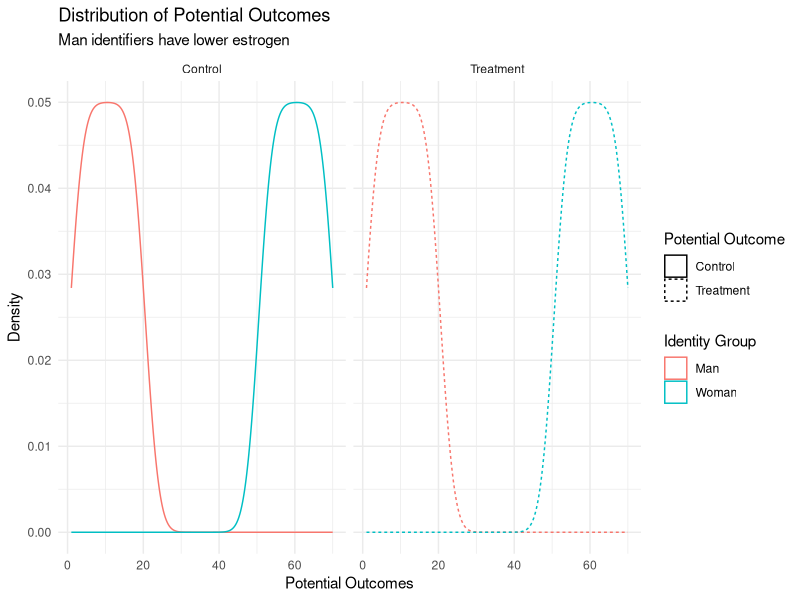
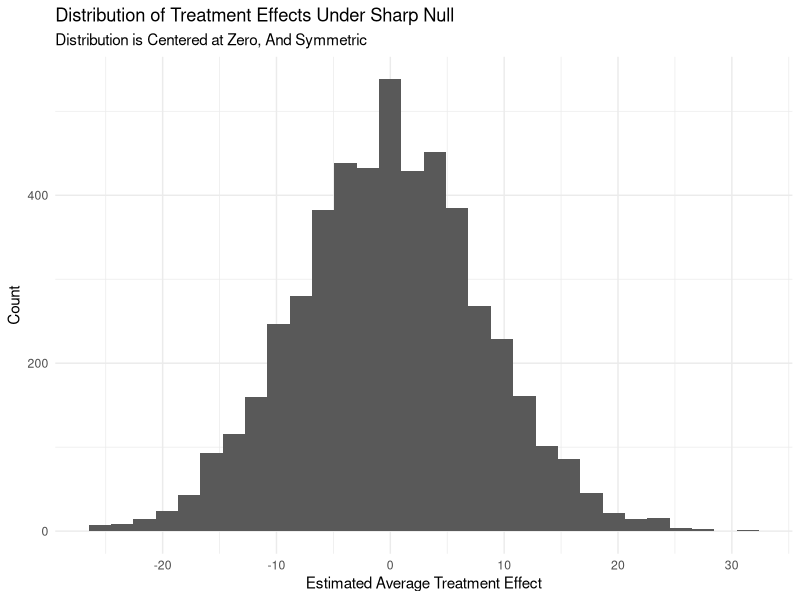
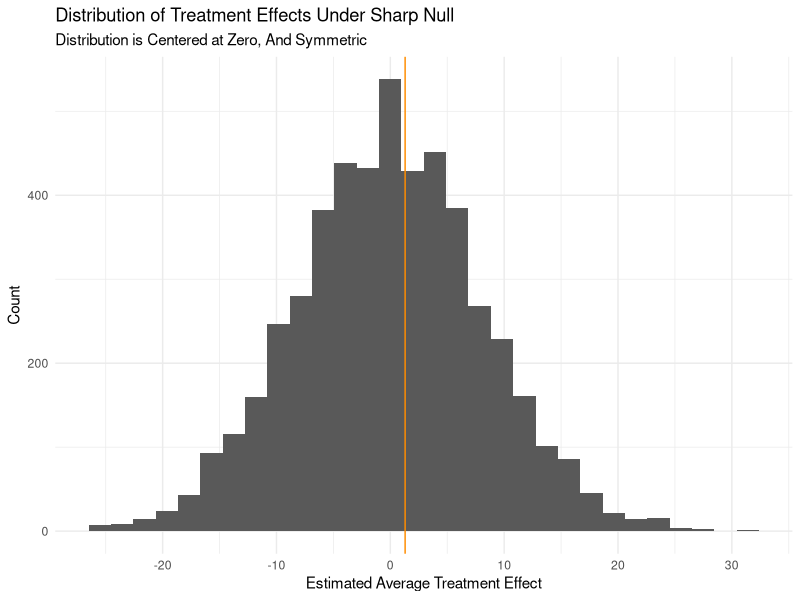
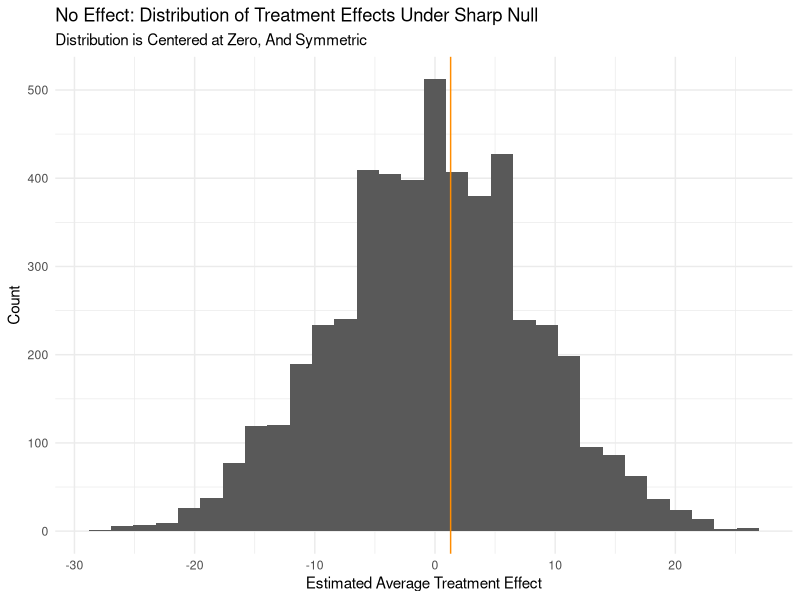
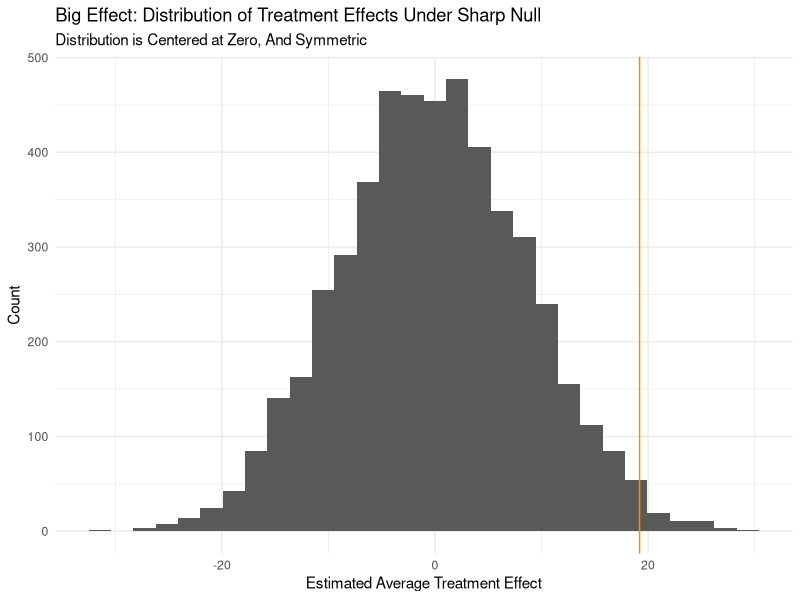
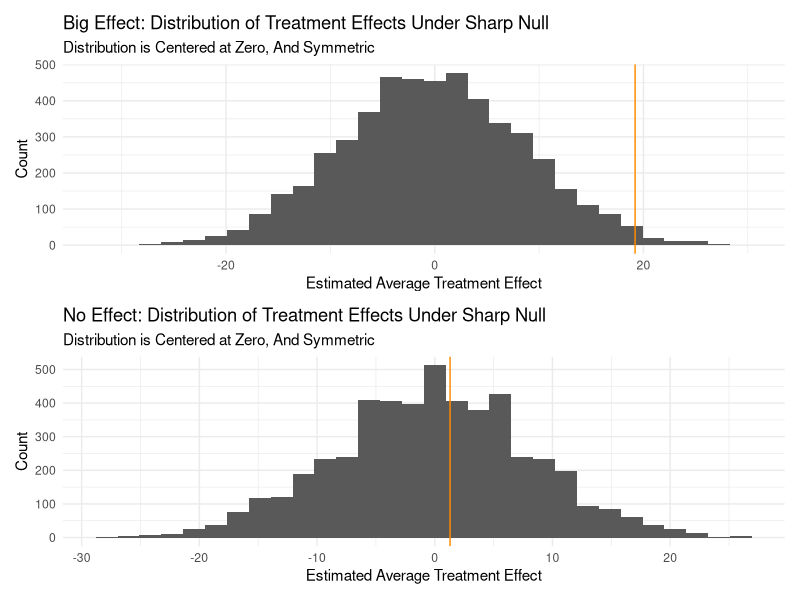
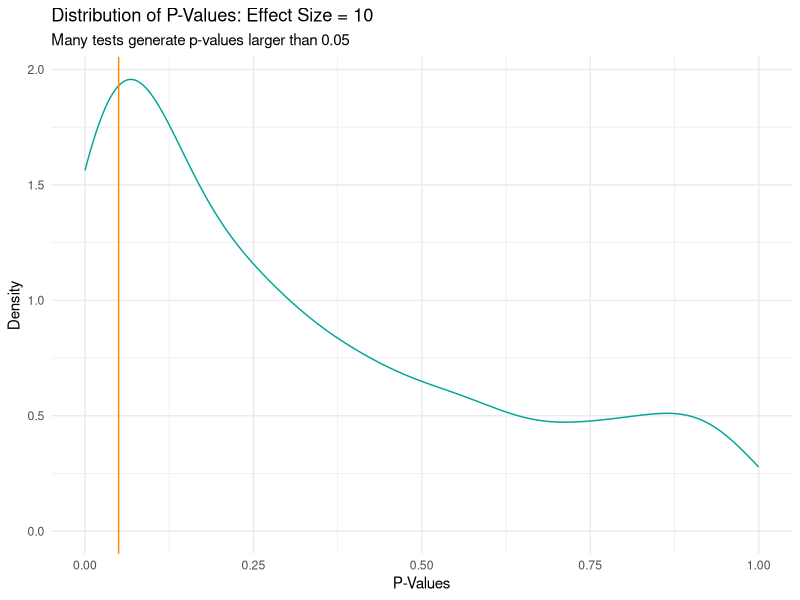
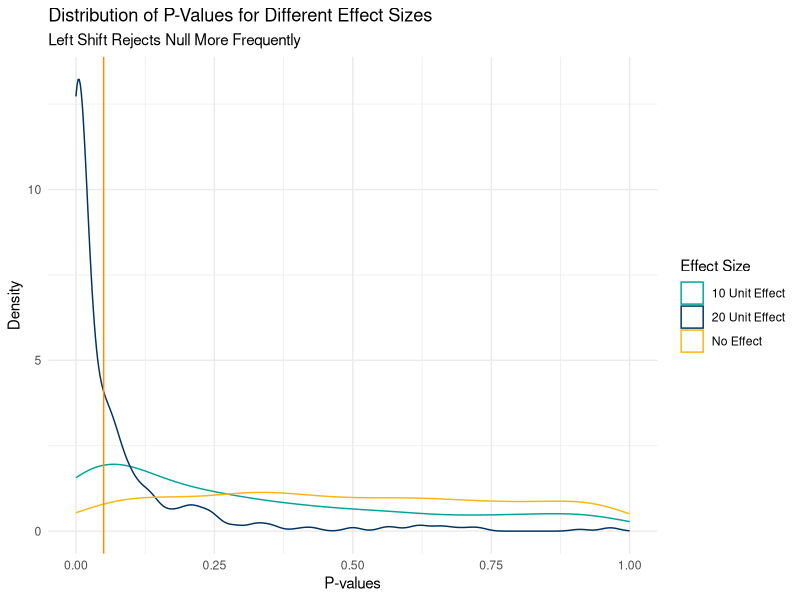

The R source for these figures, in order:
## ---- chunk 1
library(tidyverse)
library(ggplot2)
library(patchwork)
library(data.table)

options(htmltools.dir.version = FALSE)
knitr::opts_chunk$set(echo = TRUE, dpi = 300)


theme_set(theme_minimal())
## ---- chunk 2
group <- c(rep("Man",20),rep("Woman",20))

po_control <- c(
  seq(from = 1, to = 20), 
  seq(from = 51, to = 70)
  )

## Suppose there is no effect. 
## Then, the potential outcomes to control are equal 
## to the potential outcomes to treatment. 

po_treatment <- po_control + 0

d <- data.frame(
  'Control'   = po_control,
  'Treatment' = po_treatment, 
  'group'        = group
  )
## ---- chunk 3
d %>% 
  head()
## ---- chunk 4
d %>% 
  pivot_longer(cols = c('Control', 'Treatment')) %>% 
  ggplot() + 
  aes(x = value, color = group, linetype = name) + 
  geom_density() + 
  facet_wrap(facets = vars(name)) + 
  labs(
    title = "Distribution of Potential Outcomes", 
    subtitle = "Man identifiers have lower estrogen",
    x = 'Potential Outcomes', 
    y = 'Density', 
    color = 'Identity Group', 
    linetype = 'Potential Outcome'
  )
## ---- chunk 5
randomize <- function(units_per_group) { 
  ## an (unnecessary) function to randomize units into 
  ## treatment and control 
  ## ---
  ## args: 
  ##  - units_per_group: how many zero and one should be returned
  
  assignment_vector <- rep(c('Control', 'Treatment'), each = units_per_group)
  sample(assignment_vector)
} 
## ---- chunk 6

randomize(units_per_group = 4) 
randomize(units_per_group = 4) 
## ---- chunk 7
treatment_assigned <- randomize() 

outcomes <- po_treatment * I(treatment_assigned == "Treatment") + 
  po_control * I(treatment_assigned == "Control")

outcomes
## ---- chunk 8
estimate_ate <- function(y_values, treatment) { 
  
  treatment_group_mean <- mean(y_values[treatment == 'Treatment'])
  control_group_mean   <- mean(y_values[treatment == 'Control'])
  
  ate <- treatment_group_mean - control_group_mean
  
  return(
    list(
      "tg_mean" = treatment_group_mean, 
      "cg_mean" = control_group_mean, 
      "ate" = ate)
  )
}
## ---- chunk 9
## In fact, there is _no_ effect, but... sampling! 
estimate_ate(y_values = outcomes, treatment = treatment_assigned) 

## To pull a single part of this, because it is a list, R indexes with .[[
estimate_ate(y_values = outcomes, treatment = treatment_assigned)[['ate']]
## ---- chunk 10
treatment_assigned_one <- randomize(units_per_group = 20)
estimate_ate(y_values = outcomes, treatment = treatment_assigned_one)[['ate']]

treatment_assigned_two <- randomize(units_per_group = 20)
estimate_ate(y_values = outcomes, treatment = treatment_assigned_two)[['ate']]

treatment_assigned_three <- randomize(units_per_group = 20)
estimate_ate(y_values = outcomes, treatment = treatment_assigned_three)[['ate']]
## ---- chunk 11
## going to move the randomization inside the `estimate_ate` function 
## for compactness 

sharp_null <- replicate(
  n = 5000, 
  expr = estimate_ate(
    y_value = outcomes, 
    treatment = randomize(units_per_group = 20))[['ate']]
)
## ---- chunk 12
experimental_ate <- 1.3
## ---- chunk 13
ggplot() + 
  aes(x = sharp_null) + 
  geom_histogram() + 
  labs(
    title = "Distribution of Treatment Effects Under Sharp Null", 
    subtitle = "Distribution is Centered at Zero, And Symmetric", 
    x = "Estimated Average Treatment Effect", 
    y = "Count"
  )
## ---- chunk 14
ggplot() + 
  aes(x = sharp_null) + 
  geom_histogram() + 
  geom_vline(xintercept = experimental_ate, color = 'darkorange') + 
  labs(
    title = "Distribution of Treatment Effects Under Sharp Null", 
    subtitle = "Distribution is Centered at Zero, And Symmetric", 
    x = "Estimated Average Treatment Effect", 
    y = "Count"
  )
## ---- chunk 15
experimental_randomization <- randomize(units_per_group = 20)

sharp_null <- replicate(
  n = 5000, 
  expr = estimate_ate(
    y_value = outcomes, 
    treatment = randomize(units_per_group = 20))[['ate']]
)

mean(abs(sharp_null) > abs(experimental_ate))
## ---- chunk 16
histogram_no_effect <- ggplot() + 
  aes(x = sharp_null) + 
  geom_histogram() + 
  geom_vline(xintercept = experimental_ate, color = 'darkorange') + 
  labs(
    title = "No Effect: Distribution of Treatment Effects Under Sharp Null", 
    subtitle = "Distribution is Centered at Zero, And Symmetric", 
    x = "Estimated Average Treatment Effect", 
    y = "Count"
  )
## ---- chunk 17
histogram_no_effect
## ---- chunk 18
po_control   <- c(1:20, 51:70)
po_treatment <- po_control + 25

treatment_assigned <- randomize(units_per_group = 20)

outcomes <- po_treatment * I(treatment_assigned == "Treatment") + 
  po_control * I(treatment_assigned == "Control")
outcomes

experimental_ate_big_effect <- estimate_ate(
  y_values = outcomes, 
  treatment = treatment_assigned
  )[['ate']]
experimental_ate_big_effect
## ---- chunk 19
sharp_null_big_effect <- replicate(
  n = 5000, 
  expr = estimate_ate(
    y_values = outcomes, 
    treatment = randomize(units_per_group = 20))[['ate']]
  )
## ---- chunk 20
histogram_big_effect <- ggplot() + 
  aes(x = sharp_null_big_effect) + 
  geom_histogram() + 
  geom_vline(xintercept = experimental_ate_big_effect, color = 'darkorange') + 
  labs(
    title = "Big Effect: Distribution of Treatment Effects Under Sharp Null", 
    subtitle = "Distribution is Centered at Zero, And Symmetric", 
    x = "Estimated Average Treatment Effect", 
    y = "Count"
  )
## ---- chunk 21
histogram_big_effect
## ---- chunk 22
mean(abs(sharp_null_big_effect) > abs(experimental_ate_big_effect))
## ---- chunk 23
histogram_big_effect / histogram_no_effect
## ---- chunk 24
simulate_study <- function(effect_size) { 
  # generate world
  po_control   <- c(1:20, 51:70)
  po_treatment <- po_control + effect_size
  
  # assign treatment and measure outcomes
  treatment_assigned <- randomize(20)
  outcomes <- po_treatment * I(treatment_assigned == "Treatment") + 
    po_control * I(treatment_assigned == "Control") 
  
  # estimate ate   
  estimated_ate <- estimate_ate(y_values = outcomes, treatment = treatment_assigned)[['ate']]
  
  # generate sharp null distribution
  sharp_null <- replicate(
    n = 100, 
    expr = estimate_ate(y_values = outcomes, treatment = randomize(20))[['ate']])
  
  p_value <- mean(abs(sharp_null) > abs(estimated_ate))
  return(list(
    'estimated_ate' = estimated_ate,
    'mean_sharp_null' = mean(sharp_null), 
    'p_value' = p_value)
  )
}
## ---- chunk 25
## notice: we now have two loops: 
  ## - We're running 500 simulations;
  ## - In each simulation, there are 1,000 sharp nulls drawn out
  ## - So get some coffee if you're running this at home

distribution_of_p_values_10 <- replicate(
  n = 500, 
  expr = simulate_study(effect_size = 10)[['p_value']]
)
## ---- chunk 26
ggplot() + 
  aes(x = distribution_of_p_values_10) + 
  geom_density(color = '#00A598') + 
  geom_vline(xintercept = 0.05, color = 'darkorange') + 
  labs(
    title = 'Distribution of P-Values: Effect Size = 10', 
    subtitle = 'Many tests generate p-values larger than 0.05', 
    x = 'P-Values', 
    y = 'Density'
  )
## ---- chunk 27
distribution_of_p_values_0 <- replicate(
  n = 500, 
  expr = simulate_study(effect_size = 0)[['p_value']]
)

distribution_of_p_values_20 <- replicate(
  n = 500, 
  expr = simulate_study(effect_size = 20)[['p_value']]
)
## ---- chunk 28
d <- data.frame(
  p_values = c(distribution_of_p_values_0, distribution_of_p_values_10, distribution_of_p_values_20), 
  group = c(rep('No Effect', length(distribution_of_p_values_0)), 
            rep('10 Unit Effect', length(distribution_of_p_values_10)), 
            rep('20 Unit Effect', length(distribution_of_p_values_20)))
)

d %>% 
  ggplot() + 
  aes(x = p_values, color = group) + 
  geom_density() + 
  scale_color_manual(values = c('#00A598', '#003262', '#FDB515')) + 
  geom_vline(xintercept = 0.05, color = 'darkorange') + 
  labs(
    title = 'Distribution of P-Values for Different Effect Sizes', 
    subtitle = 'Left Shift Rejects Null More Frequently', 
    color = 'Effect Size',
    x = 'P-values', 
    y = 'Density'
  )
